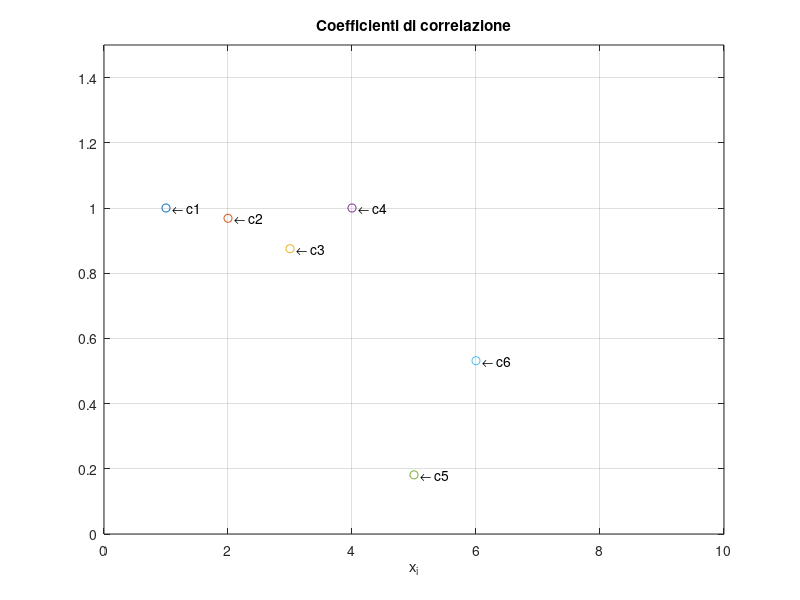

Source code (MATLAB):
close all
clear
clc

% Es4
% Dato il vettore: phase_vector=[1, 1.25,1.5,1,75, 2]:
% A. Calcolare i segnali x (finiti prima) per i diversi valori di fase
% contenuti in questo vettore.
% B. Metterli in una matrice Matrix_signals che colleziona questi vettori per colonna.
% C. Al variare di questo parametro, calcolare l’autocorrelazione di questi segnali e la
% crosscorrelazione con x(t) di partenza. Calcolare anche il coefficiente di
% correlazione.
% Fare figura con i valori del coefficiente di correlazione

A = 5; % Ampiezza
T = 2; % Periodo T
phi = 1; % Fase
t = 0:0.05:2*T; % Intervallo di tempo da 0 a 2*pi con passo 0.05
x1 = A * cos(2*pi*t/T + phi);

phase_vector = [1, 1.25,1.5,1,75, 2];
i = 1;

Matrix_signals = {};
for phi = phase_vector
    x = A * cos(2*pi*t/T + phi);
    auto_c = xcorr(x);
    c = xcorr(x, x1);
    
    coef = corr2(x, x1);    % disp(coef);
    plot(i, coef, '-o');
    testo = strcat('\leftarrow c',int2str(i));
    text(i+0.1, coef, testo );
    hold on
  
    i = i+1;

    Matrix_signals = horzcat(Matrix_signals,x);
end   

title('Coefficienti di correlazione');
xlabel('x_i');
xlim([0 10]);
ylim([0 1.5]);
grid on
   